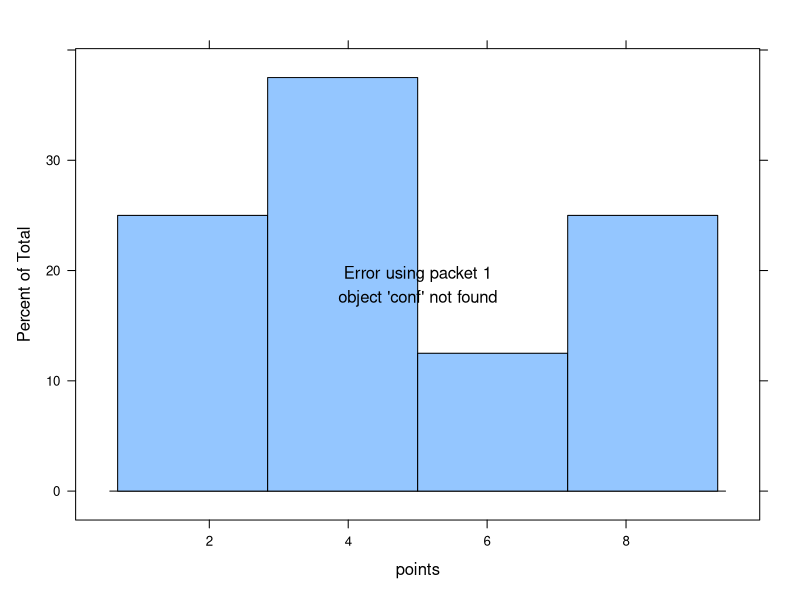
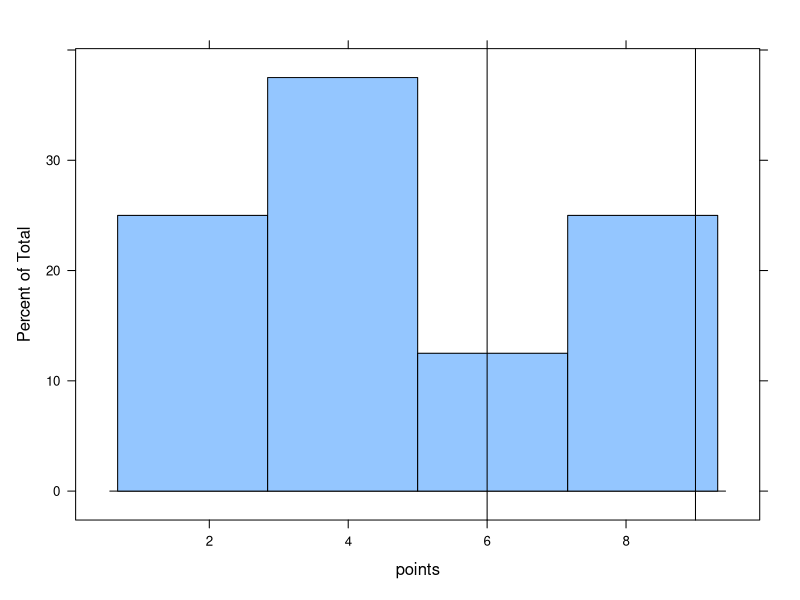
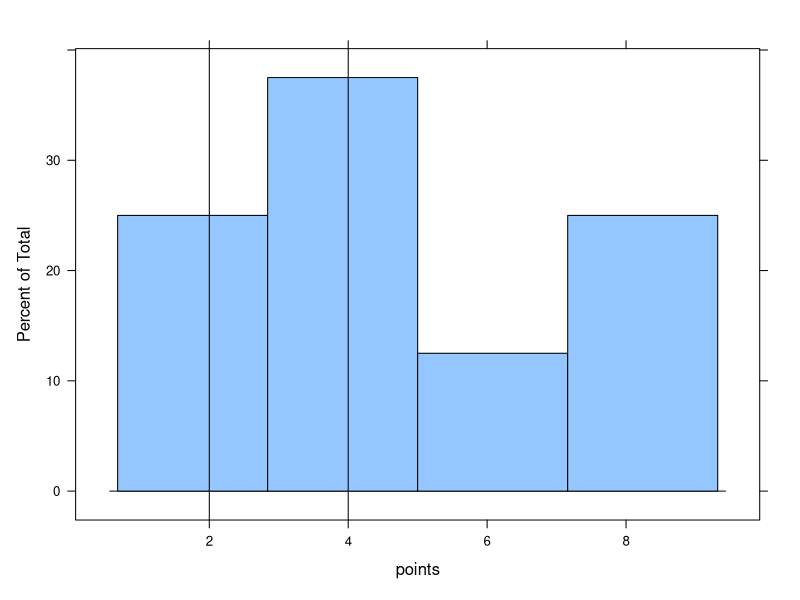

Write R code to recreate these figures, in order.
# Nicholas Horton (nhorton@amherst.edu), Coco Kusiak
# query about lattice environment
# May 12, 2016
require(lattice)
require(latticeExtra)

#below is the original function which does not work
graphing <- function(points, conf){
  cat("conf=", conf, "\n")
  a <- histogram(~points)
  b <- layer(panel.abline(v=conf))
  c <- a + b
  return(c)
}
graphing(points=c(1,2,3,4,5,7,8,9), conf=c(2,4))

#however, the function does work if there is a main call from the environment
graphing <- function(points, conf){
  cat("conf=", conf, "\n")
  a <- histogram(~points)
  b <- layer(panel.abline(v=conf))
  c <- layer(panel.abline(v=c(6,9)))
  d <- a + c
  return(d)
}
graphing(points=c(1,2,3,4,5,7,8,9), conf=c(2,4))


#finally, the function works if it accesses a global variable called realconf
realconf <<- c(2,4)
graphing <- function(points, conf){
  cat("conf=", conf, "\n")
  a <- histogram(~points)
  b <- layer(panel.abline(v=realconf))
  c <- a + b
  return(c)
}
graphing(points=c(1,2,3,4,5,7,8,9), conf=c(2,4))
